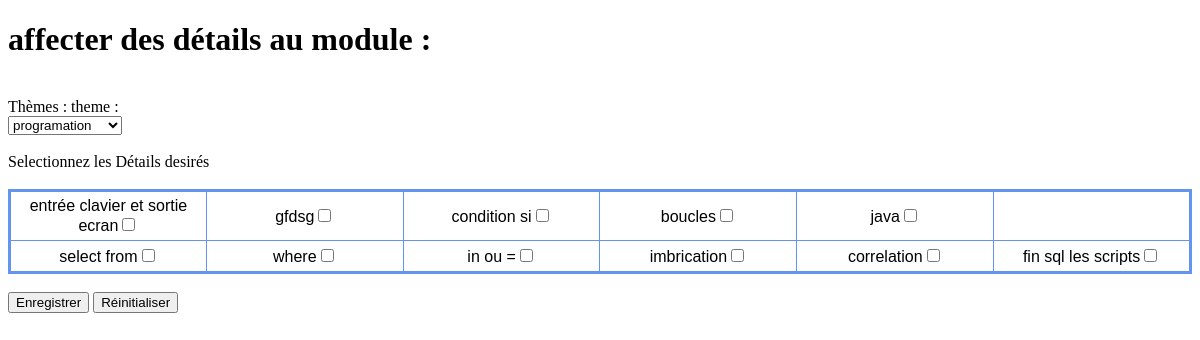
/vue/aff_detail/index.php, run on the app's committed database.
### tables this page shows
CREATE TABLE IF NOT EXISTS `detail` (
  `id_Detail` int(10) unsigned NOT NULL AUTO_INCREMENT,
  `code_Detail` varchar(45) DEFAULT NULL,
  `Nom_Detail` varchar(45) DEFAULT NULL,
  `descript_Detail` varchar(255) DEFAULT NULL,
  `etat_Detail` varchar(45) DEFAULT NULL,
  `objectif_Detail` varchar(255) DEFAULT NULL,
  `heure_Detail` int(10) unsigned DEFAULT NULL,
  `evaluable` tinyint(1) DEFAULT NULL,
  `idDetailParent` int(10) unsigned DEFAULT NULL,
  `idTheme` int(10) unsigned zerofill NOT NULL,
  `det_ref` tinyint(1) NOT NULL DEFAULT '1',
  PRIMARY KEY (`id_Detail`),
  KEY `idModules` (`idDetailParent`),
  KEY `fk_det_idtheme` (`idTheme`)
);

### modele/aff_detail/requetes.php (called while the page is built, shortened)
<?php
function getBdd(){
    try {
        $bdd = new PDO('mysql:host=localhost;dbname=gretatest;charset=utf8', 'root', '',
            array(PDO::ATTR_ERRMODE => PDO::ERRMODE_EXCEPTION));
    } catch (Exception $e) {
        die('Erreur : ' . $e);
    }
    return $bdd;
}
function createListeTheme(){
        $bdd = getBdd();
        $sql = 'SELECT idTheme,Nom_theme FROM theme';
        $req = $bdd->prepare($sql);
        $req->execute();
        return $req;
}
function getDetail($idTheme){
    $bdd = getBdd();
    $req = $bdd->prepare('SELECT id_Detail,Nom_detail FROM detail WHERE idTheme = ? AND det_ref = 1');
    $req->execute(array($idTheme));
    return $req;
}

### controleur/aff_detail/index.php (the view, shortened to what this page needs)
<?php
include_once('../../modele/aff_detail/requetes.php');
function chargeListe(){
    $tab = 'theme';
    $champs = 'Nom_theme';
    $req = createListeTheme();
    echo '<label for="'.$tab.'">'.$tab.' : </label></br>
    <select id="'.$tab.'" name="'.$tab.'" type="text" onchange="request(this);">';
    $i = 0;
    while ($donnee = $req->fetch()) {
        if ($i == 0){
            $idTheme = $donnee['idTheme'];
        }
        echo '<option value="' . $donnee['idTheme'] . '">' . $donnee[$champs]. '</option>';
        $i++;
    }
    echo '</select></br></br>';
    chargeDetail($idTheme);
}
function chargeDetail($idTheme){
    echo '<label >Selectionnez les Détails desirés</label></br></br>';
    $listedetails = getDetail($idTheme);
    $deb = true;
    $i = 1;
    echo '<table id="details">';
    while ($Detail = $listedetails->fetch()){
        if ($deb == true){
            echo'<tr>';
            $deb = false;
        }
        echo '<td><label>'.$Detail['Nom_detail'].'<input type="checkbox" name="detail" id="'.$Detail['id_Detail'].'"/></label></td>';
        $i++;
        if ($i%6 == 0){
            echo '</tr>';
            $deb = true;
        }
    }
    echo '</table>';
}

### vue/aff_detail/index.php (shortened to what this page needs)
<!DOCTYPE html>
<html>
<head>
</head>
<body>
<?php
echo '<h1> affecter des détails au module :'.$_SESSION['nom_mod'].'</h1>';
?>
<div id="cadre">
    <form id="<?php echo $_SESSION['id_mod'];?>" method="post" action="fin_aff_detail.php" onsubmit="insertContenu(this)">
        <label for="nom_form">Thèmes : </label>
        <?php
        include_once('../../controleur/aff_detail/index.php');
        chargeListe();
        ?>
        <button id="submit" name="submit" type="submit" value="submit" >Enregistrer</button>
        <button id="reset" name="reset" type="reset" value="reset" >Réinitialiser</button>
    </form>
</div>
</body>
</html>

### vue/aff_detail/index.php (style rules this page uses)
table { border: medium solid #6495ed; border-collapse: collapse; width: 100%; }
td { font-family: sans-serif; border: thin solid #6495ed; width: 15%; padding: 5px; text-align: center; background-color: #ffffff; }

### data on the page
detail: Nom_Detail "entrée clavier et sortie ecran"
detail: Nom_Detail "gfdsg"
detail: Nom_Detail "condition si"
detail: Nom_Detail "boucles"
detail: Nom_Detail "java"
detail: Nom_Detail "select from"
detail: Nom_Detail "where"
detail: Nom_Detail "in ou ="
detail: Nom_Detail "imbrication"
detail: Nom_Detail "correlation"
detail: Nom_Detail "fin sql les scripts"

### other printed values
$tab "theme"
form field theme "programation"
